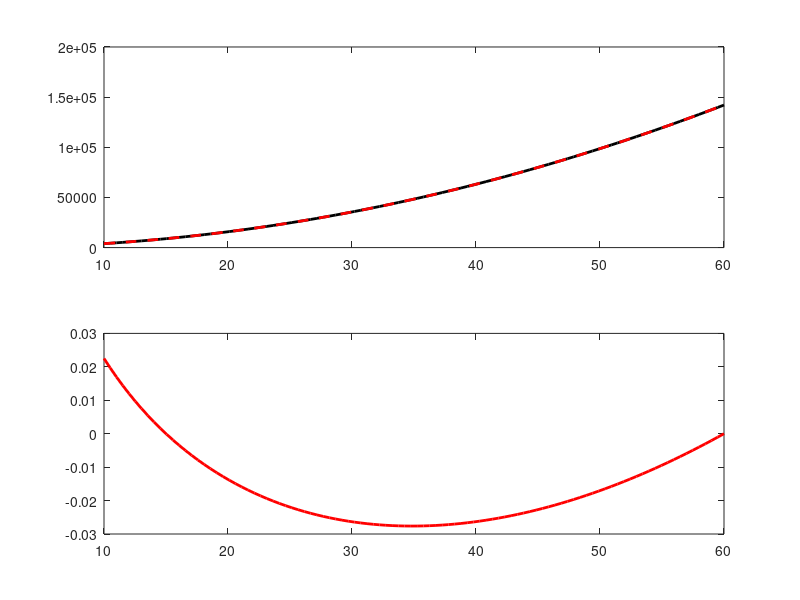

Here is the MATLAB script that generated this plot:
clear;
% clc;

%%%%%%%%%%%%%%%%%%%%%%%%%%%%%%%%%%%%%%%%%%%%%%%%%%%%%%%%%%%%%%%%%%%
% Set up the characteristic parameters of exploration seismology
% c0  |  2  - 4 km/s
% f   |  15 - 40 Hz
% rho |  2  - 2.5 g/cm^3
% Q   |  20 - 100

f0_m = 200;     % Reference frequency of the medium
c0_m = 2089;    % Reference phase velocity
rho = 2200;
Q   = 1000;
f0 = 30;       % Reference frequency for calculation

%%%%%%%%%%%%%%%%%%%%%%%%%%%%%%%%%%%%%%%%%%%%%%%%%%%%%%%%%%%%%%%%%%%
% Set up the frequency of interest
nf  = 100;
f   = linspace(10, 60, nf);
% f = 40;
w   = 2 * pi * f;

%%%%%%%%%%%%%%%%%%%%%%%%%%%%%%%%%%%%%%%%%%%%%%%%%%%%%%%%%%%%%%%%%%%
% Calculate the relevant parameters (Kjartansson's model)
gamma = 1 / pi * atan(1 / Q);
M0_m = rho * c0_m^2 * (cos(pi*gamma/2))^2;
w0_m = 2 * pi * f0_m;
c_m = sqrt(M0_m / rho);

%%%%%%%%%%%%%%%%%%%%%%%%%%%%%%%%%%%%%%%%%%%%%%%%%%%%%%%%%%%%%%%%%%%
% Adapt to the acoustic community:
% alpha = alpha0 * w^y
alpha0_m = 1 / c0_m * w0_m ^ gamma * tan(pi * gamma / 2);
y = 1 - gamma;

%%%%%%%%%%%%%%%%%%%%%%%%%%%%%%%%%%%%%%%%%%%%%%%%%%%%%%%%%%%%%%%%%%%
% Calculate the dispersion relations
M_m = M0_m * (1i * w / w0_m) .^ (2 * gamma);
k_m = sqrt(rho / M0_m) * (1i * w / w0_m) .^ (-gamma) .* w;    % Complex wavenum.
k_m_r = real(k_m);
k_m_i = imag(k_m);
vc_m = sqrt(M0_m / rho) * (1i * w / w0_m) .^ gamma;           % Complex velocity
cp_m = c0_m * (w / w0_m) .^ gamma;                            % Phase velocity
alpha_m = w ./ cp_m * tan(pi * gamma / 2);                  % Attenuation Fac.

%%%%%%%%%%%%%%%%%%%%%%%%%%%%%%%%%%%%%%%%%%%%%%%%%%%%%%%%%%%%%%%%%%%
% Given a specific reference frequency f0, calculate the relevant
% parameters for Kjartansson's model
w0 = 2 * pi * f0;
c0 = c0_m * (w0 / w0_m)^gamma;
M0 = rho * c0^2 * (cos(pi*gamma/2))^2;
c = sqrt(M0 / rho);
alpha0 = 1 / c0 * w0^gamma * tan(pi*gamma/2);
M = M0 * (1i * w / w0) .^ (2 * gamma);
k = sqrt(rho / M0) * (1i * w / w0) .^ (-gamma) .* w;
k_r = real(k);
k_i = imag(k);
vc = sqrt(M0 / rho) * (1i * w / w0) .^ gamma;
cp = c0 * (w / w0) .^ gamma;
alpha = w ./ cp * tan(pi * gamma / 2);

%%%%%%%%%%%%%%%%%%%%%%%%%%%%%%%%%%%%%%%%%%%%%%%%%%%%%%%%%%%%%%%%%
% FDTF(Finite-Difference Taylor-Fitting) 8-th order

mod_mech = 'PF17';

m_max = 2;
n_max = m_max;
n_x_n = 2;

x = (w - w0) ./ w0;
x_n_vec = transpose(linspace(-1, 1, n_x_n + 1));
x_n_vec = x_n_vec(2:end);
x_n_vec = [-0.5; 1];

m_vec = 1 : m_max;
n_vec = 1 : n_max;

B = zeros(n_x_n * 2, m_max + n_max);

% for i_x_n = 1 : n_x_n
%     x_n = x_n_vec(i_x_n);
%     B(i_x_n, 1 : m_max) = ...
%         w0.^(2 * m_vec * gamma) .* cos(-m_vec * pi * gamma) .* (1 + x_n).^(2*m_vec*(1-gamma));
%     B(n_x_n + i_x_n, 1 : m_max) = ...
%         w0.^(2 * m_vec * gamma) .* sin(-m_vec * pi * gamma) .* (1 + x_n).^(2*m_vec*(1-gamma));
%     B(i_x_n, (m_max+1) : (m_max+n_max)) = ...
%         w0.^(2 * n_vec * gamma) .* cos(pi/2 - n_vec * pi * gamma) .* (1 + x_n).^(2*n_vec*(1-gamma)+1);
%     B(n_x_n + i_x_n, (m_max+1) : (m_max+n_max)) = ...
%         w0.^(2 * n_vec * gamma) .* sin(pi/2 - n_vec * pi * gamma) .* (1 + x_n).^(2*n_vec*(1-gamma)+1);
% end

for i_x_n = 1 : n_x_n
    x_n = x_n_vec(i_x_n);
    B(i_x_n, 1 : m_max) = ...
        cos(-m_vec * pi * gamma) .* (1 + x_n).^(2*m_vec*(1-gamma));
    B(n_x_n + i_x_n, 1 : m_max) = ...
        sin(-m_vec * pi * gamma) .* (1 + x_n).^(2*m_vec*(1-gamma));
    B(i_x_n, (m_max+1) : (m_max+n_max)) = ...
        cos(pi/2 - n_vec * pi * gamma) .* (1 + x_n).^(2*n_vec*(1-gamma)+1);
    B(n_x_n + i_x_n, (m_max+1) : (m_max+n_max)) = ...
        sin(pi/2 - n_vec * pi * gamma) .* (1 + x_n).^(2*n_vec*(1-gamma)+1);
end

rhs_node = [((1 + x_n_vec).^2); zeros(size(x_n_vec))];
cd_vec = B \ rhs_node;

c_vec = cd_vec(1 : m_max);
d_vec = cd_vec((m_max+1) : end);

lhs_x = (1 + x).^2;
rhs_x = zeros(size(x));;
for m = 1 : m_max
    cm = c_vec(m);
    rhs_x = rhs_x + cm * (1+x).^(2*m*(1-gamma)) * exp(1i*(-m*pi*gamma));
end
for n = 1 : n_max
    dn = d_vec(n);
    rhs_x = rhs_x + dn * (1+x).^(2*n*(1-gamma)+1) * exp(1i*(pi/2-n*pi*gamma));
end

c_vec = c_vec .* w0.^(2-2*m_vec') .* c.^(2*m_vec');
d_vec = d_vec .* w0.^(1-2*n_vec') .* c.^(2*n_vec');

c_k1 = c_vec(1);
c_k2 = c_vec(2);
d_k1 = d_vec(1);
d_k2 = d_vec(2);

w2_rhs = zeros(4, length(x));
w2_rhs(1, :) = c_k1 * k.^2;
w2_rhs(2, :) = c_k2 * k.^4;
w2_rhs(3, :) = d_k1 * (1i*w) .* k.^2;
w2_rhs(4, :) = d_k2 * (1i*w) .* k.^4;
w2_rhs = sum(w2_rhs);


% lhs_w2 = w.^2;
% % rhs_w2 = 
% 
% 
% % Solve the dispersion relation
% k_sol = zeros(size(w));
% 
% % c_k1 = c_vec(1);
% % c_k2 = c_vec(2);
% % d_k1 = d_vec(1);
% % d_k2 = d_vec(2);
% 
% for i = 1 : nf
%     i
%     w_i = w(i);
%     lhs = w_i ^ 2;
%     
%     syms kk;
%     eqn = (lhs == c_k1 * kk^2 + c_k2 * kk^4 + ...
%         d_k1 * (1i*w_i) * kk^2 + d_k2 * (1i*w_i) * kk^4);
% %     eqn = (lhs == C_k1 * kk^2 + C_k2 * kk^4 + C_k3 * kk^6 + + C_k4 * kk^8 + ...
% %         C_k5 * (1i*w_i) * kk^2 + C_k6 * (1i*w_i) * kk^4 + C_k7 * (1i*w_i) * kk^6 + C_k8 * (1i*w_i) * kk^8);
% %     eqn = (lhs == C_k1 * kk + C_k2 * kk^2 + C_k3 * kk^3 + ...
% %         C_k4 * (1i*w_i) * kk + C_k5 * (1i*w_i) * kk^2 + C_k3 * (1i*w_i) * kk^3);
%     k_root = vpasolve(eqn, kk, k(i));
%     k_root = double(k_root);
%     [~, i_root] = min(abs(k_root - k(i)));
% %     [~, i_root] = min(abs(k_root - k(i).^2));
%     k_sol(i) = k_root(i_root);
% %     k_sol(i) = sqrt(k_root(i_root));
% end
% cp_sol = w ./ real(k_sol);
% alpha_sol = -imag(k_sol);


%%%%%%%%%%%%%%%%%%%%%%%%%%%%%%%%%%%%%%%%%%%%%%%%%%%%%%%%%%%%%%%%%%%
% figure;

% Test for two values
val1 = w.^2;
val2 = abs(w2_rhs);
subplot(211);
plot(f, val1, 'k', 'linewidth', 2); hold on;
plot(f, val2, 'r--', 'linewidth', 2);
subplot(212);
plot(f, (val2 - val1) ./ val1 * 100, 'r', 'linewidth', 2);



% % Test for two groups of real values
% val_a1 = cp;
% val_a2 = cp_sol;
% val_b1 = alpha;
% val_b2 = alpha_sol;
% subplot(221);
% plot(f, val_a1, 'k', 'linewidth', 2); hold on;
% plot(f, val_a2, 'r--', 'linewidth', 2);
% ylabel('Cp (m/s)')
% set(gca, 'fontsize', 14);
% title(['Q = ', num2str(Q), ' | f0 = ', num2str(f0), 'Hz'], 'fontsize', 14); 
% 
% subplot(223);
% plot(f, (val_a2 - val_a1) ./ val_a1 * 100, 'r', 'linewidth', 2);
% ylabel('Cp Discrep. (%)')
% xlabel('Frequency (Hz)');
% set(gca, 'fontsize', 14);
% 
% subplot(222);
% plot(f, val_b1, 'k', 'linewidth', 2); hold on;
% plot(f, val_b2, 'r--', 'linewidth', 2);
% ylabel('Alpha (m/s)')
% set(gca, 'fontsize', 14);
% title(['Red Dashed Line: ', mod_mech], 'fontsize', 14); 
% 
% subplot(224);
% plot(f, (val_b2 - val_b1) ./ val_b1 * 100, 'r', 'linewidth', 2);
% ylabel('Alpha Discrep. (%)')
% xlabel('Frequency (Hz)');
% set(gca, 'fontsize', 14);

